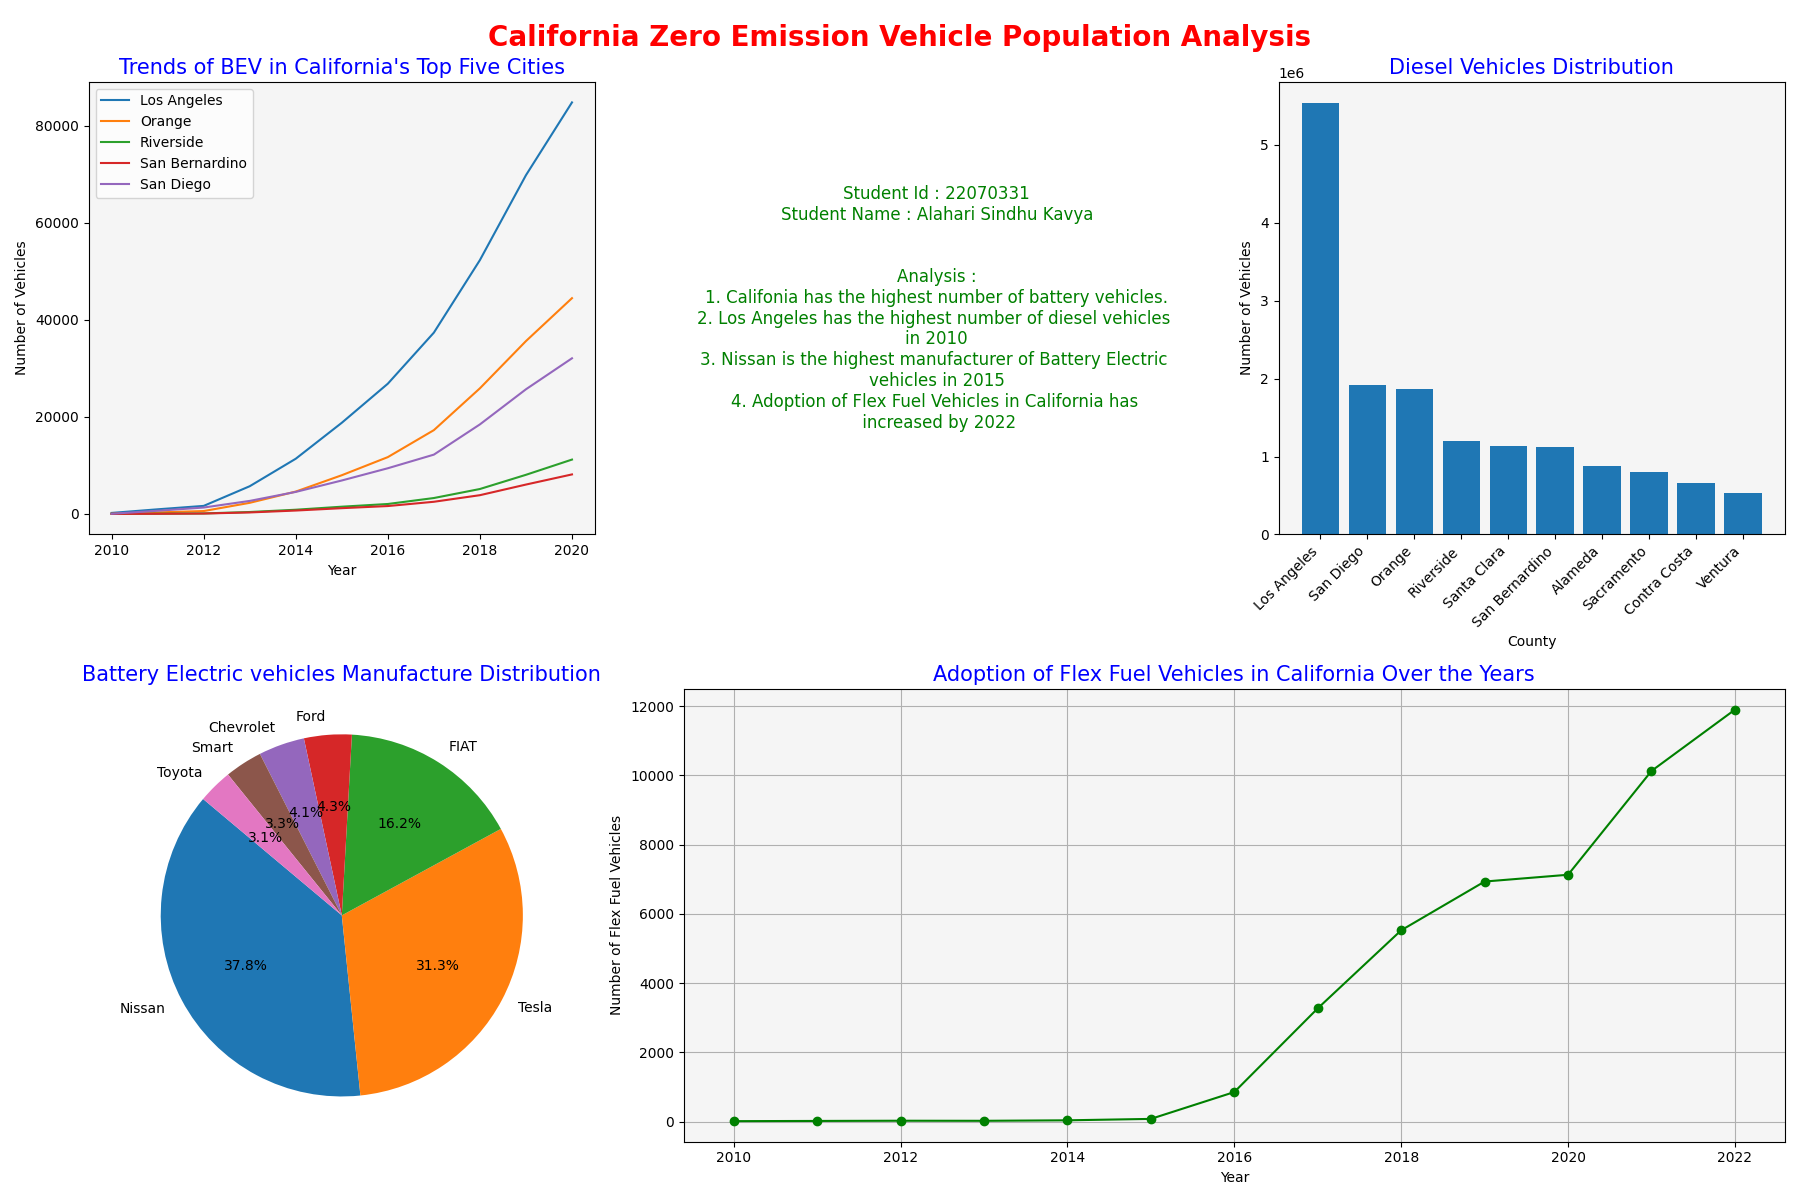

Reproduce this figure in Python.
# Data Source Link :https://www.kaggle.com/code/natalyamatyushenko/zero-emissions-vehicles-zevs-population-in-ca/input
#GithubLink :

import pandas as pd
import matplotlib.pyplot as plt
from matplotlib.gridspec import GridSpec

def readData(filename):
    data = pd.read_csv(filename)
    return data

data = readData(
    filename = 'Energy Commission Zero Emission Vehicle Population in California .csv')

# Create a 2x3 grid for the dashboard layout with a background color
fig = plt.figure(figsize = (18 , 12) , facecolor = 'white')
gs = GridSpec(2 , 3 , figure = fig)

fig.suptitle("California Zero Emission Vehicle Population Analysis" ,
             fontsize = 20 , fontweight = 'bold' , color = 'red')

# Plot 1: Trends of Battery Electric Vehicles
ax1 = fig.add_subplot(gs[0 , 0] , facecolor = '#f5f5f5')
filterData2010_to_22 = data[(data['Data Year'] >= 2010) &
                            (data['Data Year'] <= 2020)]
onlyBatteryVehicles = filterData2010_to_22[filterData2010_to_22['Fuel Type'] ==
                                           'Battery Electric (BEV)']
selectedCounties = ['Los Angeles' , 'Orange' , 'Riverside' , 'San Bernardino' , 'San Diego']

for county in selectedCounties:
    county_data = onlyBatteryVehicles[onlyBatteryVehicles['County'] == county]
    county_data = county_data.groupby('Data Year' , as_index = False)['Number of Vehicles'].sum()
    ax1.plot(county_data['Data Year'] ,
             county_data['Number of Vehicles'] ,
             label = county)

ax1.set_xlabel('Year')
ax1.set_ylabel('Number of Vehicles')
ax1.set_title("Trends of BEV in California's Top Five Cities" ,
          color = 'blue' , fontsize = 15)
ax1.legend()

# Plot 2: Text Description
ax2 = fig.add_subplot(gs[0 , 1] , facecolor = '#f5f5f5')
description_text = (
    "Student Id : 22070331\n"
    "Student Name : Alahari Sindhu Kavya\n"
    "\n"
    "\n"
    "Analysis :\n"
    "1. Califonia has the highest number of battery vehicles.\n"
    "2. Los Angeles has the highest number of diesel vehicles \n"
    "in 2010\n"
    "3. Nissan is the highest manufacturer of Battery Electric \n"
    "vehicles in 2015\n"
    "4. Adoption of Flex Fuel Vehicles in California has \n"
    " increased by 2022"
)
ax2.text(0.5 , 0.5 , description_text , ha = 'center' , va = 'center' ,
         fontsize = 12 , color = 'green')
ax2.axis('off')  # Turn off axis for pure text description

# Plot 3: Diesel Vehicles in 2010
ax3 = fig.add_subplot(gs[0 , 2] , facecolor = '#f5f5f5')
filterData2010 = data[data['Data Year'] == 2010]
Dieselvehicles = filterData2010[filterData2010['Fuel Type'] == 'Diesel']
vehiclesSumData = filterData2010.groupby('County' , as_index = False)['Number of Vehicles']\
    .sum().nlargest(10 , 'Number of Vehicles')

ax3.bar(vehiclesSumData['County'] , vehiclesSumData['Number of Vehicles'])
ax3.set_title('Diesel Vehicles Distribution' , color = 'blue' , fontsize = 15)
ax3.set_xlabel('County')
ax3.set_ylabel('Number of Vehicles')
ax3.set_xticklabels(vehiclesSumData['County'] , rotation = 45 , ha = 'right')

# Plot 4: Pie chart for Battery Electric Vehicles in 2015
ax4 = fig.add_subplot(gs[1 , 0] , facecolor = '#f5f5f5')
filteredData2015 = data[data['Data Year'] == 2015]
Batteryvehicles = filteredData2015[filteredData2015['Fuel Type'] == 'Battery Electric (BEV)']
modelSum = Batteryvehicles.groupby('Manufacturer' , as_index = False)['Number of Vehicles'].\
    sum().nlargest(7 , 'Number of Vehicles')

ax4.pie(modelSum['Number of Vehicles'] , labels = modelSum['Manufacturer'] , autopct = '%1.1f%%' ,
        startangle = 140)
ax4.set_title('Battery Electric vehicles Manufacture Distribution' , color = 'blue' , fontsize = 15)

# Plot 5: Line graph for Flex Fuel Vehicles adoption over the years
ax5 = fig.add_subplot(gs[1 , 1:] , facecolor = '#f5f5f5')  # Same background color for the subplot
flex_fuel_data = data[data['Dashboard Fuel Type Group'] == 'Fuel Cell (FCEV)']
total_flex_fuel_per_year = flex_fuel_data.groupby('Data Year')['Number of Vehicles'].sum()

ax5.plot(total_flex_fuel_per_year.index , total_flex_fuel_per_year , marker = 'o' , color = 'green')
ax5.set_xlabel('Year')
ax5.set_ylabel('Number of Flex Fuel Vehicles')
ax5.set_title('Adoption of Flex Fuel Vehicles in California Over the Years' ,
              color = 'blue' , fontsize = 15)
ax5.grid(True)

# Adjust layout
plt.tight_layout()
plt.savefig('22070331.png')
# Show the dashboard
# plt.show()
